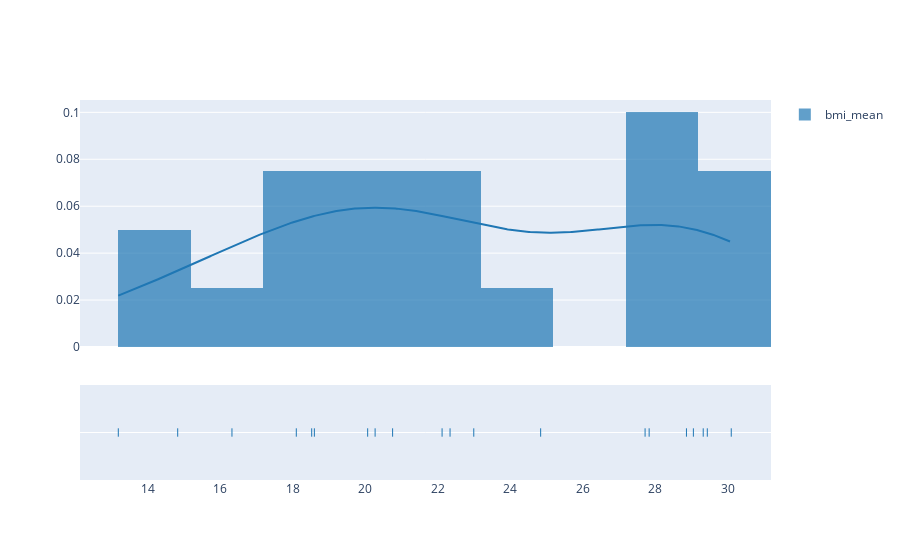

The notebook cell this image was saved under:
### Markdown cell above
##### 3.5.2.1 Kernel Density Estimation

To generate a Kernel Density Estimation from a series, we employ the <code>visualization_api</code> component of the orchestrator client. When using the <code>kernel_density_estimation</code> function, we supply two parameters:

- The <code>id</code> of the series in question
- <code>bin_size</code>; the width of bins we'd like to sort our data into

We receive a <code>dict</code> back from the client containing multiple entries. To create the visualisation we must query the <code>'figure'</code> key from the result and supply this to <code>plotly</code> as shown below.

### Code cell
dict_of_fig = visualization_api.kernel_density_estimation(session, series_1_id, 2)
fig = go.Figure(dict_of_fig["figure"])
fig.show()

# TODO: This is ugly UX. Researcher shouldn't have to fish out 'figure' from the json
# Why aren't all steps held inside the client? ADD TO TECH DEBT

### Figure 1 — Plotly figure (JSON) as saved in the notebook; plotly's stock layout.template omitted (floating-point values rounded to 4 significant figures; data arrays with more than 128 entries replaced by an {"elided": "..."} marker saying what was removed)
{"data": [{"autobinx": false, "histnorm": "probability density", "legendgroup": "bmi_mean", "marker": {"color": "rgb(31, 119, 180)"}, "name": "bmi_mean", "opacity": 0.7, "type": "histogram", "x": [30.1, 29.44, 16.33, 20.07, 24.84, 27.83, 13.19, 18.53, 22.12, 27.72, 18.6, 29.05, 29.32, 14.83, 20.76, 23.0, 22.34, 28.86, 18.1, 20.27], "xaxis": "x", "xbins": {"end": 30.1, "size": 2, "start": 13.19}, "yaxis": "y"}, {"legendgroup": "bmi_mean", "marker": {"color": "rgb(31, 119, 180)"}, "mode": "lines", "name": "bmi_mean", "showlegend": false, "type": "scatter", "x": {"elided": "500 float values"}, "xaxis": "x", "y": {"elided": "500 float values"}, "yaxis": "y"}, {"legendgroup": "bmi_mean", "marker": {"color": "rgb(31, 119, 180)", "symbol": "line-ns-open"}, "mode": "markers", "name": "bmi_mean", "showlegend": false, "type": "scatter", "x": [30.1, 29.44, 16.33, 20.07, 24.84, 27.83, 13.19, 18.53, 22.12, 27.72, 18.6, 29.05, 29.32, 14.83, 20.76, 23.0, 22.34, 28.86, 18.1, 20.27], "xaxis": "x", "y": ["bmi_mean", "bmi_mean", "bmi_mean", "bmi_mean", "bmi_mean", "bmi_mean", "bmi_mean", "bmi_mean", "bmi_mean", "bmi_mean", "bmi_mean", "bmi_mean", "bmi_mean", "bmi_mean", "bmi_mean", "bmi_mean", "bmi_mean", "bmi_mean", "bmi_mean", "bmi_mean"], "yaxis": "y2"}], "layout": {"barmode": "overlay", "hovermode": "closest", "legend": {"traceorder": "reversed"}, "xaxis": {"anchor": "y2", "domain": [0, 1], "zeroline": false}, "yaxis": {"anchor": "free", "domain": [0.35, 1], "position": 0}, "yaxis2": {"anchor": "x", "domain": [0, 0.25], "dtick": 1, "showticklabels": false}}}
